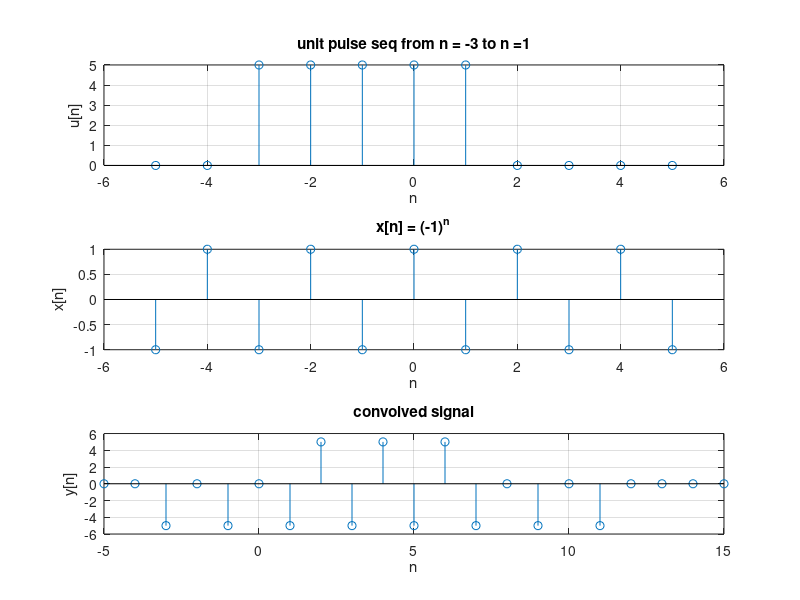

The MATLAB script that drew this image:
n = -5:5;
u = (n >=-3) & (n<= 1);
u = 5*u;

xn = (-1).^n;

y = zeros(1, length(n));
y = conv(xn,u);
y_range = n(1) + (0:length(y)-1);

subplot(3,1,1); stem(n,u); grid on;
title('unit pulse seq from n = -3 to n =1');
xlabel('n'); ylabel('u[n]');

subplot(3,1,2); stem(n,xn); grid on;
title('x[n] = (-1)^n');
xlabel('n'); ylabel('x[n]');


subplot(3,1,3); stem(y_range, y); grid on;
xlabel('n'); ylabel('y[n]'); title("convolved signal");